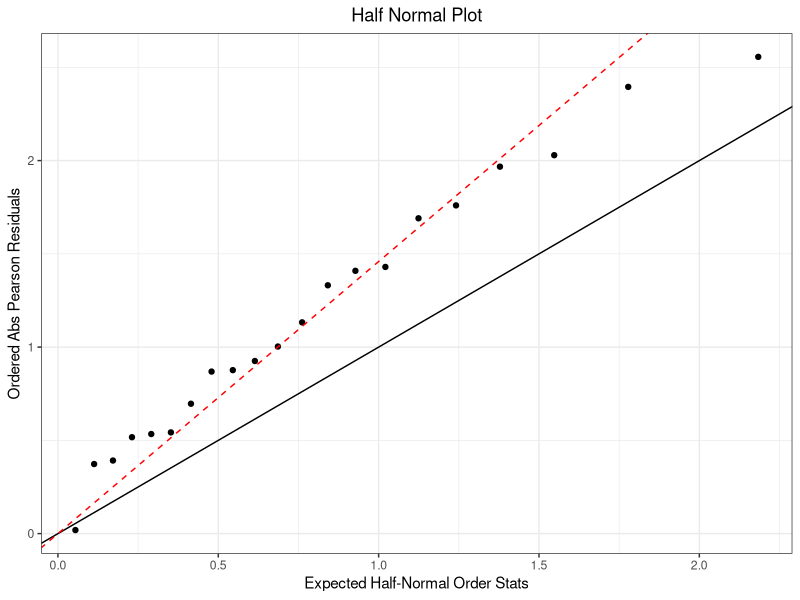

The R script that drew this image:
## ---- chunk 1
knitr::opts_chunk$set(echo = TRUE)
## ---- chunk 2
library(tidyverse)
## ---- chunk 3
case = c(0, 5, 21, 34, 36, 8, 1, 4, 25, 42, 19, 5)
control = c(106, 164, 138, 139, 88, 31, 9, 26, 29, 27, 18, 0)
data1 = tibble(
  age = rep(c(25, 35, 45, 55, 65, 75), 2),
  alcohol = c(rep("0-79 g", 6), rep("80+ g", 6)) |> factor(),
  resp = cbind(case, control)
)
## ---- chunk 4
model_a = glm(resp ~ age + alcohol, family = binomial(link = 'logit'), data = data1)
coef1 = summary(model_a)$coefficient

model_a |> 
  broom::tidy() |>
  knitr::kable(digits = 3)
## ---- chunk 5
m0 = glm(resp ~ age, family = binomial(link = 'logit'), data = data1)
dev0 = sum(residuals(m0,type='deviance')^2)
dev1 = sum(residuals(model_a,type='deviance')^2)
n = data1$resp
pval = 1 - pchisq(dev0 - dev1, 1) 
## ---- chunk 6
bean_75 = c(10, 23, 23, 26, 17)
cucumber_75 = c(5, 53, 55, 32, 46, 10)
bean_73 = c(8, 10, 8, 23, 0)
cucumber_73 = c(3, 22, 15, 32, 3)
batch_count = c(c(39, 62, 81, 51, 39), 
                c(6, 74, 72, 51, 79, 13),
                c(16, 30, 28, 45, 4),
                c(12, 41, 30, 51, 7))
data2 = tibble(
  seed = factor(c(
    rep("bean", length(bean_75)),
    rep("cucumber", length(cucumber_75)),
    rep("bean", length(bean_73)),
    rep("cucumber", length(cucumber_73))
  )), 
  root_extract = factor(c(
    rep("75", length(bean_75)),
    rep("75", length(cucumber_75)),
    rep("73", length(bean_73)),
    rep("73", length(cucumber_73))
  )),
  germination = c(bean_75, cucumber_75, bean_73, cucumber_73),
  batch = batch_count
)
## ---- chunk 7
model_b = glm(cbind(germination, batch - germination) ~ seed + root_extract, data = data2, family = binomial())
coef2 = summary(model_b)$coefficient
model_b |> 
  broom::tidy() |>
  knitr::kable(digits = 3)
## ---- chunk 8
n = dim(data2)[1]
p = 3
G.stat = sum(residuals(model_b,type='pearson')^2) # pearson chisq 
phi = G.stat/(n-p)
coef3 = summary(model_b, dispersion = phi)$coefficient
model_b |> summary(dispersion = phi) 
## ---- chunk 9
abs_res = abs(residuals(model_b,type='pearson')) |> sort()
qx = qnorm((n+1:n+0.5)/(2*n+1.125))
ggplot(aes(x = qx, y = res), data = tibble(
  qx = qx, res = abs_res
)) +
  geom_point() +
  geom_abline(intercept = 0, slope = 1) + 
  geom_abline(intercept = 0, slope = sqrt(phi), linetype = 2, color = 'red') +
  labs(
    title = 'Half Normal Plot',
    x = 'Expected Half-Normal Order Stats',
    y ='Ordered Abs Pearson Residuals'
  ) + 
  theme_bw() +
  theme(
    plot.title = element_text(hjust = 0.5),
    legend.position = "none"
  ) 

